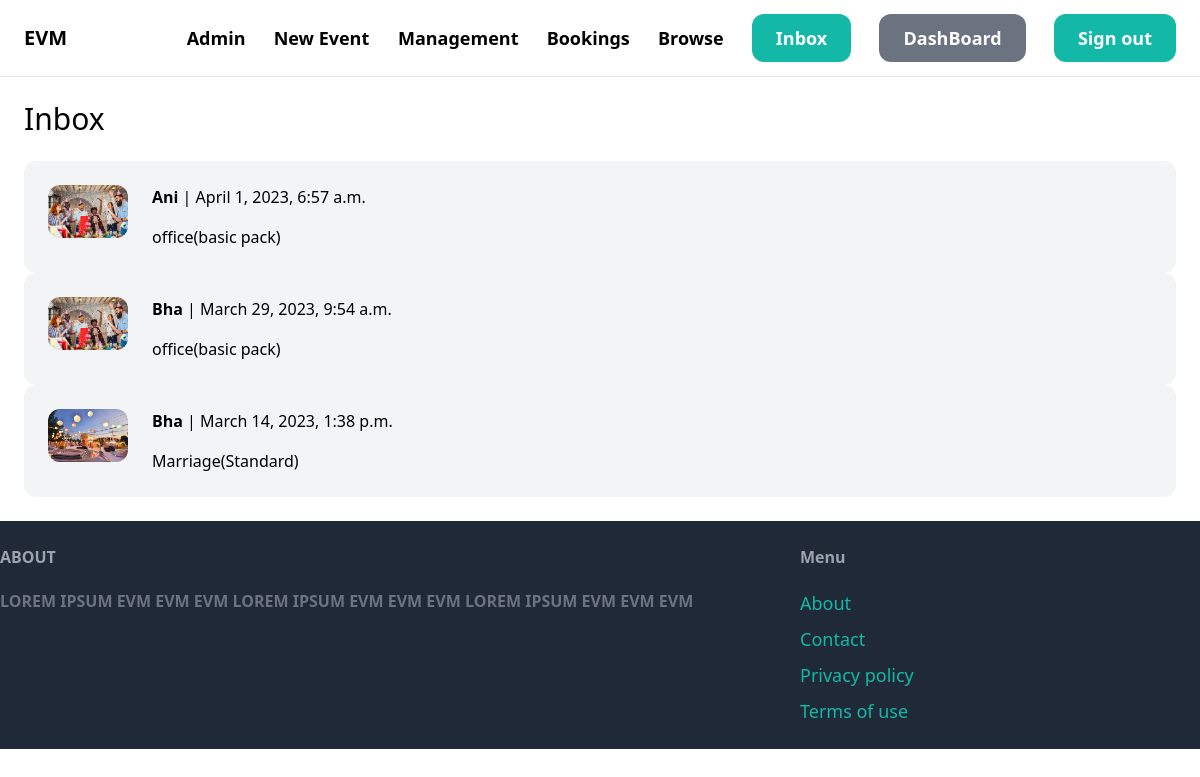
The page /inbox/ (signed in) on the database its author committed.
### conversation/models.py (models this page shows)
class Conversation(models.Model):
    item=models.ForeignKey(Item,related_name='conversations',on_delete=models.CASCADE)
    members= models.ManyToManyField(User,related_name='coversations')
    created_at= models.DateTimeField(auto_now_add=True)
    modified_at=models.DateTimeField(auto_now=True)
    class Meta:
        ordering=('-modified_at',)

### item/models.py (models this page shows, shortened)
class Item(models.Model):
    category=models.ForeignKey(Category,related_name='items',on_delete=models.CASCADE)
    name=models.CharField(max_length=255)
    description=models.TextField(blank=True,null=True)
    price=models.FloatField()
    image=models.ImageField(upload_to='items_images',blank=True,null=True)
    is_booked=models.BooleanField(default=False)
    is_book=models.BooleanField(default=False)
    created_by=models.ForeignKey(User, related_name='items', on_delete=models.CASCADE)
    created_at=models.DateTimeField(auto_now_add=True)

### conversation/views.py (the view)
# urls.py: path('',views.inbox,name='inbox'),
@login_required
def inbox(request):
    conversations=Conversation.objects.filter(members__in=[request.user.id])
    return render(request,'conversation/inbox.html',{
        'conversations':conversations
    })

### conversation/templates/conversation/inbox.html (shortened to what this page needs)
{%extends 'core/base.html'%}
{% block content%}
<h1 class="mb-6 text-3xl">Inbox</h1>
<div class="space-y-6">
    {% for conversation in conversations %}
        <a href="{% url 'conversation:detail' conversation.id %}">
            <div class="p-6 flex bg-gray-100 rounded-xl">
                <div class="pr-6">
                    <img src="{{conversation.item.image.url }}" class="w-20 rounded-xl">
                </div>
                <div>
                    {% for member in conversation.members.all %}
                        {% if member != request.user %}
                        <p class="mb-4" ><strong>{{member.username}}</strong> | {{conversation.modified_at}}</p>
                        <p>{{conversation.item.name}}</p>
                        {% endif %}
                    {% endfor %}
                </div>
            </div>
        </a>
    {%endfor%}
</div>
{%endblock%}

### core/templates/core/base.html (shortened to what this page needs)
<!doctype html>
<html>
    <head>
        <script src="https://cdn.tailwindcss.com"></script>
    </head>
    <body>
        <nav class="px-6 py-6 flex justify-between items-center border-b border-gray-200">
            <a href="/" class="text-xl font-semibold">EVM</a>
            <div class="space-x-6">
                {% for group in request.user.groups.all %}
                {% if group.name == 'admin' %}
                <a href="http://127.0.0.1:8000/admin" class="text-lg font-semibold hover:text-gray-500">Admin</a>
                <a href="{% url 'item:new' %}" class="text-lg font-semibold hover:text-gray-500">New Event </a>
                <a href="{% url 'core:management' %}" class="text-lg font-semibold hover:text-gray-500">Management</a>
                {% endif %}
                {% endfor %}
                <a href="{% url 'core:bookings' %}" class="text-lg font-semibold hover:text-gray-500">Bookings</a>
                <a href="{%url 'item:items'%}" class="text-lg font-semibold hover:text-gray-500">Browse</a>
                {% if request.user.is_authenticated %}
                    <a href=" {% url 'conversation:inbox' %} " class="px-6 py-3 text-lg font-semibold bg-teal-500 text-white rounded-xl hover:bg-teal-700">Inbox</a>
                    <a href="{% url 'dashboard:index' %}" class="px-6 py-3 text-lg font-semibold bg-gray-500 text-white rounded-xl hover:bg-gray-700">DashBoard</a>
                    <a href="{% url 'core:logout' %} " class="px-6 py-3 text-lg font-semibold bg-teal-500 text-white rounded-xl hover:bg-teal-700">Sign out</a>
                    {% else %}
                    <a href="{% url 'core:signup' %}" class="px-6 py-3 text-lg font-semibold bg-gray-900 text-white rounded-xl hover:bg-gray-500">SIGN UP</a>
                    <a href="{% url 'core:login' %}" class="px-6 py-3 text-lg font-semibold bg-gray-900 text-white rounded-xl hover:bg-gray-500"> LOGIN</a>
                {% endif %}
            </div>
        </nav>
        <div class="px-6 py-6">
            {% block content%}
            {%endblock%}
        </div>
        <footer class="py-6 py-6 flex justify-between bg-gray-800">
            <div class="w-2/3 pr-10">
                <h3 class="mb-5 font-semibold text-gray-400">ABOUT</h3>
                <h3 class="mb-5 font-semibold text-gray-500">LOREM IPSUM EVM EVM EVM LOREM IPSUM EVM EVM EVM  LOREM IPSUM EVM EVM EVM </h3>
            </div>
            <div class="w-1/3">
                <h3 class="mb-5 font-semibold text-gray-400">Menu</h3>
               <ul class="space-y-2">
                <li><a href="#" class="text-lg text-teal-500 hover:text-teal-700">About</a></li>
                <li><a href="{% url 'core:contact' %}" class="text-lg text-teal-500 hover:text-teal-700">Contact</a></li>
                <li><a href="#" class="text-lg text-teal-500 hover:text-teal-700">Privacy policy</a></li>
                <li><a href="#" class="text-lg text-teal-500 hover:text-teal-700">Terms of use</a></li>
               </ul>
            </div>
        </footer>
    </body>
</html>

### rows shown on the page
Conversation: item.image (picture), modified_at "April 1, 2023, 6:57 a.m.", item.name "office(basic pack)"
Conversation: item.image (picture), modified_at "March 29, 2023, 9:54 a.m.", item.name "office(basic pack)"
Conversation: item.image (picture), modified_at "March 14, 2023, 1:38 p.m.", item.name "Marriage(Standard)"

### other values the page prints
{{ member.username }} "Ani"
{{ member.username }} "Bha"
